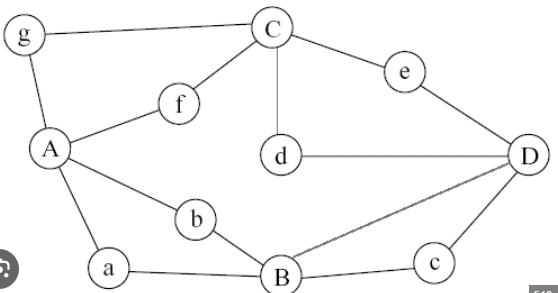
#> input picture _1.png, 558 x 293 px
$ python solve_euler.py _1.png
#> lines starting #> are read from the running program, lines starting #| are printed output that depends on the picture; after the words box and inside, x2 and y2 are one past the last pixel; in counts of white or black regions, pixels touching at a corner belong together
### euler_path_solver.py

import cv2
import numpy as np
import pyefd
from skimage.morphology import skeletonize
from skimage import img_as_ubyte
import networkx as nx
from collections import defaultdict
import matplotlib.pyplot as plt
from dataclasses import dataclass
from typing import List, Tuple, Dict, Optional
import os


@dataclass
class Node:
    id: int
    center: Tuple[int, int]
    radius: float
    contour: np.ndarray


@dataclass
class Edge:
    node1_id: int
    node2_id: int
    pixels: List[Tuple[int, int]]  #all pixel coordinates of the edge.
    def __repr__(self):
        return f"node 1 id: {self.node1_id}, node 2 id: {self.node2_id}"


@dataclass
class GraphData:
    nodes: List[Node]
    edges: List[Edge]
    adjacency: Dict[int, List[int]]
    original_image: np.ndarray
    processed_image: np.ndarray


@dataclass
class EulerResult:
    has_euler_path: bool
    has_euler_circuit: bool
    path: List[int]
    odd_degree_nodes: List[int]
    node_degrees: Dict[int, int]
    message: str


class EulerPathSolver:
    """
    Class that detects nodes, edges, and solves the path.
    """

    def __init__(self,
                 min_node_area: int = 100,
                 max_node_area: int = 10000,
                 circularity_threshold: float = 0.5,
                 connection_distance: int = 30):

        self.min_node_area = min_node_area
        self.max_node_area = max_node_area
        self.circularity_threshold = circularity_threshold
        self.connection_distance = connection_distance

    # Visuion Processing

    def preprocess_image(self, image: np.ndarray) -> np.ndarray:
        """Preprocess the image, apply blur -> make gray -> reduce noise"""
        # make gray
        if len(image.shape) == 3:
            gray = cv2.cvtColor(image, cv2.COLOR_BGR2GRAY)
        else:
            gray = image.copy()

        # reduce noise
        blurred = cv2.GaussianBlur(gray, (7, 7), 0)

        # adaptive thresholding (it is better for hand drawn vision.)
        binary = cv2.adaptiveThreshold(
            blurred, 255,
            cv2.ADAPTIVE_THRESH_GAUSSIAN_C,
            cv2.THRESH_BINARY_INV,
            blockSize=11,
            C=2
        )

        #Morphological cleaning
        kernel = np.ones((3, 3), np.uint8)
        binary = cv2.morphologyEx(binary, cv2.MORPH_CLOSE, kernel, iterations=2)
        binary = cv2.morphologyEx(binary, cv2.MORPH_OPEN, kernel, iterations=1)

        return binary

    #to increase robustness, calculate circularity with 3 different ways.
    # [39 lines left out: function calculate_circularity, not called in this run]


    #detect circles in the vision using houghcircles
    def detect_nodes(self, binary: np.ndarray, original_gray: np.ndarray = None) -> List[Node]:
        nodes = []


        if original_gray is None:
            original_gray = binary

        # apply blur
        blurred = cv2.GaussianBlur(original_gray, (11, 11), 2)

        # HoughCircles circle detection
        circles = cv2.HoughCircles(
            blurred,
            cv2.HOUGH_GRADIENT,
            dp=1,
            minDist=40,
            param1=50,
            param2=25,
            minRadius=15,
            maxRadius=60
        )

        if circles is not None:
            circles = np.uint16(np.around(circles))
            for i, (x, y, r) in enumerate(circles[0]):
                # For plotting, create dummy contours.
                theta = np.linspace(0, 2*np.pi, 36)
                contour = np.array([
                    [[int(x + r*np.cos(t)), int(y + r*np.sin(t))]]
                    for t in theta
                ], dtype=np.int32)

                nodes.append(Node(
                    id=i,
                    center=(int(x), int(y)),
                    radius=float(r),
                    contour=contour
                ))

        # spare approach if houghcircles does not find anything.
        if len(nodes) == 0:
            nodes = self._detect_nodes_contour(binary)

        return nodes

    # [30 lines left out: function _detect_nodes_contour, not called in this run]
    #mask nodes to create skeleton
    def create_node_mask(self, binary: np.ndarray, nodes: List[Node]) -> np.ndarray:

        mask = np.zeros_like(binary)

        for node in nodes:
            cv2.drawContours(mask, [node.contour], -1, 255, -1)

            cv2.circle(mask, node.center, int(node.radius * 1.3), 255, -1)

        return mask

    #EDGE DETECTION
    def extract_edges_skeleton(self, binary: np.ndarray, node_mask: np.ndarray) -> np.ndarray:
        # remove nodes
        edges_only = cv2.bitwise_and(binary, cv2.bitwise_not(node_mask))

        #form skeleton
        skeleton = skeletonize(edges_only > 0)
        skeleton =  (skeleton)

        return skeleton

    def find_skeleton_endpoints(self, skeleton: np.ndarray) -> List[Tuple[int, int]]:
        """find edge endpoints"""
        from scipy import ndimage

        # neighboring kernel.
        kernel = np.array([[1, 1, 1],
                          [1, 0, 1],
                          [1, 1, 1]], dtype=np.int32)

        # calculate neighbor number for each pixel
        neighbors = ndimage.convolve(
            (skeleton > 0).astype(np.int32),
            kernel,
            mode='constant',
            cval=0
        )

        # two endpoints of a line is if it has only one neighbor (suppose line is continuous)
        endpoint_mask = (skeleton > 0) & (neighbors == 1)

        ys, xs = np.where(endpoint_mask)
        endpoints = list(zip(xs.astype(int), ys.astype(int)))

        return endpoints

    def trace_edge_from_point(self, skeleton: np.ndarray, start: Tuple[int, int],
                              visited: set) -> List[Tuple[int, int]]:
        """Follow the edge from start"""
        path = [start]
        visited.add(start)

        current = start

        while True:
            x, y = current
            found_next = False

            for dx in [-1, 0, 1]:
                for dy in [-1, 0, 1]:
                    if dx == 0 and dy == 0:
                        continue

                    nx, ny = x + dx, y + dy

                    if (0 <= nx < skeleton.shape[1] and
                        0 <= ny < skeleton.shape[0] and
                        skeleton[ny, nx] > 0 and
                        (nx, ny) not in visited):

                        visited.add((nx, ny))
                        path.append((nx, ny))
                        current = (nx, ny)
                        found_next = True
                        break

                if found_next:
                    break

            if not found_next:
                break

        return path

    def find_nearest_node(self, point: Tuple[int, int], nodes: List[Node]) -> Optional[int]:

        min_dist = float('inf')
        nearest_id = None

        for node in nodes:
            dist = np.sqrt((point[0] - node.center[0])**2 +
                          (point[1] - node.center[1])**2)

            # if the edge end point is inside the radius plus the connection_distance
            if dist < node.radius + self.connection_distance and dist < min_dist:
                min_dist = dist
                nearest_id = node.id

        return nearest_id

    def detect_edges(self, skeleton: np.ndarray, nodes: List[Node]) -> List[Edge]:
        #extract edges from skeleton and connect it to each other.
        edges = []
        visited = set()
        #start from endpoints
        endpoints = self.find_skeleton_endpoints(skeleton)

        for endpoint in endpoints:
            if endpoint in visited:
                continue

            # from endpoint save the path to other end.
            path = self.trace_edge_from_point(skeleton, endpoint, visited)

            #Skip too short lines that cannot be real
            if len(path) < min(nodes, key = lambda x: x.radius).radius * 2:
                continue


            start_node = self.find_nearest_node(path[0], nodes)
            end_node = self.find_nearest_node(path[-1], nodes)

            if start_node is not None and end_node is not None:
                edges.append(Edge(
                    node1_id=start_node,
                    node2_id=end_node,
                    pixels=path
                ))

        return edges

    #create the graph
    def build_adjacency(self, nodes: List[Node], edges: List[Edge]) -> Dict[int, List[int]]:
        #adjaceny list
        adjacency = defaultdict(list)

        # create all nodes if there is no connections to it.
        for node in nodes:
            if node.id not in adjacency:
                adjacency[node.id] = []

        # add edges
        for edge in edges:
            adjacency[edge.node1_id].append(edge.node2_id)
            adjacency[edge.node2_id].append(edge.node1_id)

        return dict(adjacency)

    def detect_graph(self, image: np.ndarray) -> GraphData:
        """extract full graph structure from the image array"""
        # Gray
        if len(image.shape) == 3:
            gray = cv2.cvtColor(image, cv2.COLOR_BGR2GRAY)
        else:
            gray = image.copy()

        binary = self.preprocess_image(image)

        nodes = self.detect_nodes(binary, gray)

        if len(nodes) == 0:
            raise ValueError("Node cannot be found!")

        #Node mask
        node_mask = self.create_node_mask(binary, nodes)

        #skeleton
        skeleton = self.extract_edges_skeleton(binary, node_mask)

        #find edges
        edges = self.detect_edges(skeleton, nodes)

        #form adjaceny
        adjacency = self.build_adjacency(nodes, edges)

        return GraphData(
            nodes=nodes,
            edges=edges,
            adjacency=adjacency,
            original_image=image,
            processed_image=binary
        )

    #euler algorithm
    def check_euler_conditions(self, adjacency: Dict[int, List[int]]) -> EulerResult:
        degrees = {node: len(neighbors) for node, neighbors in adjacency.items()}

        # odd degree nodes
        odd_nodes = [node for node, deg in degrees.items() if deg % 2 == 1]

        # Connectiviness control
        G = nx.Graph()
        for node, neighbors in adjacency.items():
            for neighbor in neighbors:
                G.add_edge(node, neighbor)

        # empty graph control
        if G.number_of_edges() == 0:
            return EulerResult(
                has_euler_path=False,
                has_euler_circuit=False,
                path=[],
                odd_degree_nodes=odd_nodes,
                node_degrees=degrees,
                message="No edge is detected!"
            )

        # connectiviness cnotrol
        if not nx.is_connected(G):
            return EulerResult(
                has_euler_path=False,
                has_euler_circuit=False,
                path=[],
                odd_degree_nodes=odd_nodes,
                node_degrees=degrees,
                message="Not connected!"
            )

        # Euler condition
        if len(odd_nodes) == 0:
            return EulerResult(
                has_euler_path=True,
                has_euler_circuit=True,
                path=[],
                odd_degree_nodes=odd_nodes,
                node_degrees=degrees,
                message="There is Euler Circuit"
            )
        elif len(odd_nodes) == 2:
            return EulerResult(
                has_euler_path=True,
                has_euler_circuit=False,
                path=[],
                odd_degree_nodes=odd_nodes,
                node_degrees=degrees,
                message=f"There is Euler Path"
            )
        else:
            return EulerResult(
                has_euler_path=False,
                has_euler_circuit=False,
                path=[],
                odd_degree_nodes=odd_nodes,
                node_degrees=degrees,
                message=f"No Euler Path"
            )

    def hierholzer_algorithm(self, adjacency: Dict[int, List[int]],
                             start_node: Optional[int] = None) -> List[int]:
        adj = defaultdict(list)
        for node, neighbors in adjacency.items():
            adj[node] = neighbors.copy()

        if start_node is None:
            odd_nodes = [n for n, neigh in adj.items() if len(neigh) % 2 == 1]
            if odd_nodes:
                start_node = odd_nodes[0]
            else:
                start_node = next(iter(adj))

        stack = [start_node]
        path = []

        while stack:
            current = stack[-1]

            if adj[current]:
                #go to the neighbor
                next_node = adj[current].pop()
                #remove the reverse way.
                adj[next_node].remove(current)
                stack.append(next_node)
            else:
                # backwards.
                path.append(stack.pop())

        return path[::-1]

    def solve_euler(self, graph_data: GraphData) -> EulerResult:
        """find the euler path for graph"""
        result = self.check_euler_conditions(graph_data.adjacency)

        if result.has_euler_path:
            start = result.odd_degree_nodes[0] if result.odd_degree_nodes else None
            path = self.hierholzer_algorithm(graph_data.adjacency, start)
            result.path = path

        return result

    # main solve function

    def solve(self, image_path: str) -> Tuple[GraphData, EulerResult]:
        """
        main solve function

        Args:
            image_path: vision file image

        Returns:
            (GraphData, EulerResult) tuple
        """

        image = cv2.imread(image_path)
        if image is None:
            raise FileNotFoundError(f"cannot read: {image_path}")


        graph_data = self.detect_graph(image)


        euler_result = self.solve_euler(graph_data)

        return graph_data, euler_result

    # [4 lines left out: function solve_from_image, not called in this run]


    #visualization
    def visualize(self, graph_data: GraphData, euler_result: EulerResult,
                  save_path: Optional[str] = None, show: bool = True) -> np.ndarray:

        #upscale the image for plausible experience
        img = graph_data.original_image.copy()

        h, w = img.shape[:2]
        scale = max(1, 750 // min(h, w))
        img = np.ones((h * scale, w * scale, 3), dtype=np.uint8) * 255

        if scale > 1:
            img = cv2.resize(img, (w * scale, h * scale), interpolation=cv2.INTER_LINEAR)
            scale_factor = scale
        else:
            scale_factor = 1

        if euler_result.has_euler_path and euler_result.path:
            path = euler_result.path

            #rainbow color
            #colors = plt.cm.rainbow(np.linspace(0, 1, len(path) - 1))

            #soft green color
            colors = np.ones(shape = (len(path), 3), dtype = np.float64)
            colors *= np.array([110 / 255, 193 / 255, 117 / 255], dtype = np.float64)
            # draw paths
            for i in range(len(path) - 1):
                node1 = next(n for n in graph_data.nodes if n.id == path[i])
                node2 = next(n for n in graph_data.nodes if n.id == path[i + 1])

                pt1 = (node1.center[0] * scale_factor, node1.center[1] * scale_factor)
                pt2 = (node2.center[0] * scale_factor, node2.center[1] * scale_factor)

                # normalize color range
                color = tuple(int(c * 255) for c in colors[i][:3])
                cv2.line(img, pt1, pt2, color, 6)

            # Draw path order
            for i in range(len(path) - 1):
                node1 = next(n for n in graph_data.nodes if n.id == path[i])
                node2 = next(n for n in graph_data.nodes if n.id == path[i + 1])

                # draw it in the middle
                mid_x = (node1.center[0] + node2.center[0]) // 2 * scale_factor
                mid_y = (node1.center[1] + node2.center[1]) // 2 * scale_factor

                # draw it on a white circle.
                cv2.circle(img, (mid_x, mid_y), 18, (255, 255, 255), -1)
                cv2.circle(img, (mid_x, mid_y), 18, (0, 0, 0), 2)

                # num
                text = str(i + 1)
                font_scale = 0.7
                thickness = 2

                (tw, th), _ = cv2.getTextSize(text, cv2.FONT_HERSHEY_SIMPLEX, font_scale, thickness)
                cv2.putText(img, text,
                           (mid_x - tw // 2, mid_y + th // 2),
                           cv2.FONT_HERSHEY_SIMPLEX, font_scale, (0, 0, 0), thickness)

            # draw nodes
            for node in graph_data.nodes:
                center = (node.center[0] * scale_factor, node.center[1] * scale_factor)
                radius = int(node.radius * scale_factor)

                # start node is green, finish node is red
                if node.id == path[0]:
                    color = (0, 200, 0)  # green start
                elif node.id == path[-1]:
                    color = (0, 0, 200)  # red finish
                else:
                    color = (200, 100, 0)  # otherwise blue

                cv2.circle(img, center, radius, color, -1)
                cv2.circle(img, center, radius, (0, 0, 0), 2)

            # start end labels
            #next -> take first one
            start_node = next(n for n in graph_data.nodes if n.id == path[0])
            end_node = next(n for n in graph_data.nodes if n.id == path[-1])

            start_pt = (start_node.center[0] * scale_factor,
                       start_node.center[1] * scale_factor - int(start_node.radius * scale_factor) - 10)
            cv2.putText(img, "START", start_pt, cv2.FONT_HERSHEY_SIMPLEX, 0.6, (0, 150, 0), 2)

            if path[0] != path[-1]:  # Circuit değilse
                end_pt = (end_node.center[0] * scale_factor,
                         end_node.center[1] * scale_factor + int(end_node.radius * scale_factor) + 25)
                cv2.putText(img, "FINISH", end_pt, cv2.FONT_HERSHEY_SIMPLEX, 0.6, (0, 0, 150), 2)

            title = f"Euler {'Circuit' if euler_result.has_euler_circuit else 'Path'}"
        else:
            #If there is no euler path or circuit, just draw the nodes and edges.
            for node in graph_data.nodes:
                center = (node.center[0] * scale_factor, node.center[1] * scale_factor)
                radius = int(node.radius * scale_factor)
                cv2.circle(img, center, radius, (0, 0, 200), -1)
                cv2.circle(img, center, radius, (0, 0, 0), 2)

            title = "No Euler Path!"
        #show image


        fig, ax = plt.subplots(figsize=(10, 10))
        ax.imshow(cv2.cvtColor(img, cv2.COLOR_BGR2RGB))
        ax.set_title(title, fontsize=16, fontweight='bold')
        ax.axis('off')

        plt.tight_layout()

        if save_path:
            plt.savefig(save_path, dpi=150, bbox_inches='tight')

        if show:
            plt.show()

        plt.close()

        return img

### solve_euler.py
#!/usr/bin/env python3
"""
Euler Path Solver - CLI

Usage:
    python solve_euler.py image.jpg                    # Fundamental Use
    python solve_euler.py image.jpg -o result.png      # Specify output file
    python solve_euler.py image.jpg --no-display      # Show the image

Example:
    python solve_euler.py test_euler_path.png -o solution.png
"""

import argparse
import sys
import os

sys.path.insert(0, os.path.dirname(os.path.abspath(__file__)))
from euler_path_solver import EulerPathSolver


def main():
    parser = argparse.ArgumentParser(
        description='Solve Euler path/circuit from image',
        formatter_class=argparse.RawDescriptionHelpFormatter,
        epilog="""
Examples:
  %(prog)s graf.jpg                    Solve the graph and show the result
  %(prog)s graf.jpg -o result.png      Save the result

Supported Formats: JPG, PNG, BMP, TIFF
        """
    )

    parser.add_argument('image', nargs='?', help='Graph image path')
    parser.add_argument('-o', '--output', help='Output file (PNG)')
    parser.add_argument('--no-display', action='store_true', help='Dont show the solution on the screen')

    # settings
    parser.add_argument('--min-area', type=int, default=100, help='Min Node Area (piksel²)')
    parser.add_argument('--max-area', type=int, default=15000, help='Max Node are (piksel²)')
    parser.add_argument('--circularity', type=float, default=0.4, help='Circularity threshold (0-1)')
    parser.add_argument('--connection-dist', type=int, default=50, help='Connection distance (piksel)')

    args = parser.parse_args()


    #file path of image is necessary
    if not args.image:
        parser.print_help()
        print("\nError: No image file specified!")
        print("For test: python solve_euler.py --create-test")
        sys.exit(1)

    if not os.path.exists(args.image):
        print(f"Error: file couldnt be found: {args.image}")
        sys.exit(1)

    # Create solver
    solver = EulerPathSolver(
        min_node_area=args.min_area,
        max_node_area=args.max_area,
        circularity_threshold=args.circularity,
        connection_distance=args.connection_dist
    )

    print(f"Image is loading: {args.image}")
    print("-" * 50)

    try:
        # solve the problem.
        graph_data, result = solver.solve(args.image)
#> in solve, image is the input picture: shape (293, 558, 3); mean B, G, R 247.6, 247.6, 247.6
#> in preprocess_image, `blurred = cv2.GaussianBlur(gray, (7, 7), 0)`:
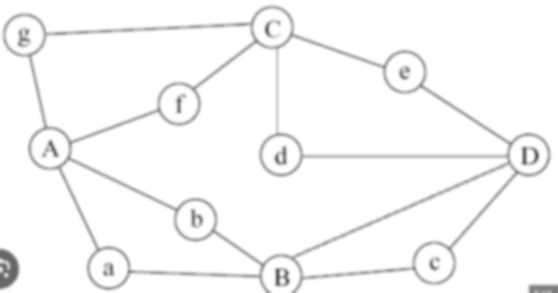
#> blurred: shape (293, 558); min 96, max 255, mean 247.6
#> in preprocess_image, `binary = cv2.adaptiveThreshold( blurred, 255, cv2.ADAPTIVE_THRESH_GAUS..`:
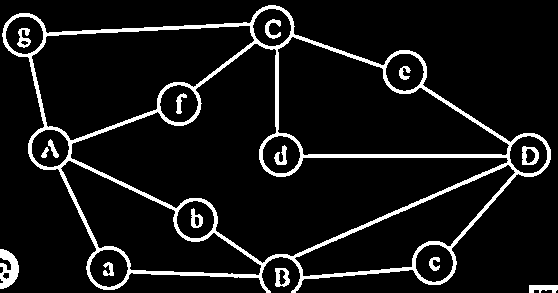
#> binary: shape (293, 558); 8.5% white; 15 white regions, largest, box (x1, y1, x2, y2) and area: (2, 5, 551, 293) 11783, (0, 249, 19, 289) 478, (522, 146, 539, 165) 186
#> in preprocess_image, `binary = cv2.morphologyEx(binary, cv2.MORPH_CLOSE, kernel, iterations=2)`:
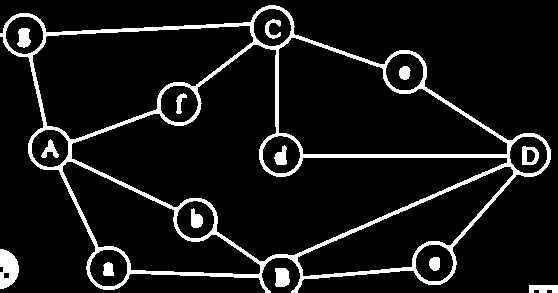
#> binary: shape (293, 558); 8.9% white; 14 white regions, largest, box (x1, y1, x2, y2) and area: (0, 5, 551, 293) 11997, (0, 249, 19, 289) 554, (275, 268, 290, 287) 246
#> in detect_nodes, `circles = cv2.HoughCircles( blurred, cv2.HOUGH_GRADIENT, dp=1, minDist..`: circles = [[178.5, 103.5, 22.3], [433.5, 262.5, 22.7], [404.5, 71.5, 22.2], [280.5, 154.5, 22.9], [108.5, 267.5, 18], [271.5, 27.5, 22.8], [528.5, 154.5, 17.9], [280.5, 275.5, 18], [49.5, 147.5, 18], [195.5, 219.5, 17.9], [24.5, 34.5, 18.5]]
#> in detect_nodes, `circles = np.uint16(np.around(circles))`: circles = [[178, 104, 22], [434, 262, 23], [404, 72, 22], [280, 154, 23], [108, 268, 18], [272, 28, 23], [528, 154, 18], [280, 276, 18], [50, 148, 18], [196, 220, 18], [24, 34, 18]]
#> the loop in detect_nodes, `for i, (x, y, r) in enumerate(circles[0]):` made 11 passes
#> after the loop in detect_nodes, `for i, (x, y, r) in enumerate(circles[0]):`: nodes = 11 items
#> the loop in create_node_mask, `for node in nodes:` made 11 passes
#> after the loop in create_node_mask, `for node in nodes:`:
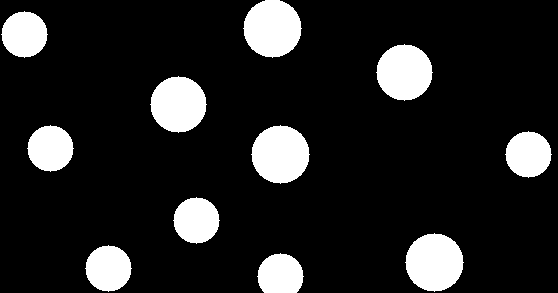
#> mask: shape (293, 558); 13.8% white; 11 white regions, largest, box (x1, y1, x2, y2) and area: (251, 125, 310, 184) 2629, (405, 233, 464, 292) 2629, (243, 0, 302, 58) 2628
#> (the rest of the program and of its run is left out)
